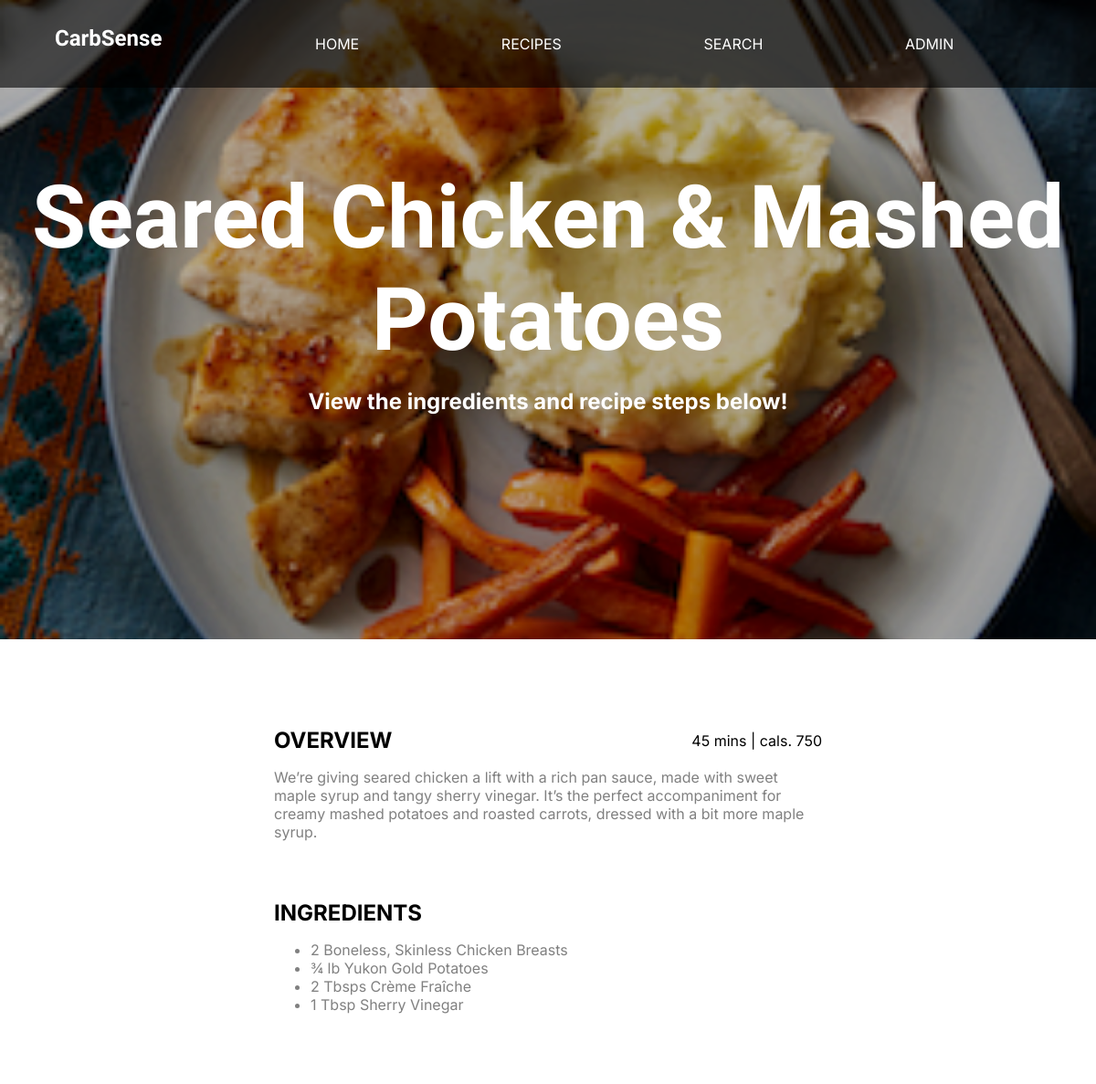
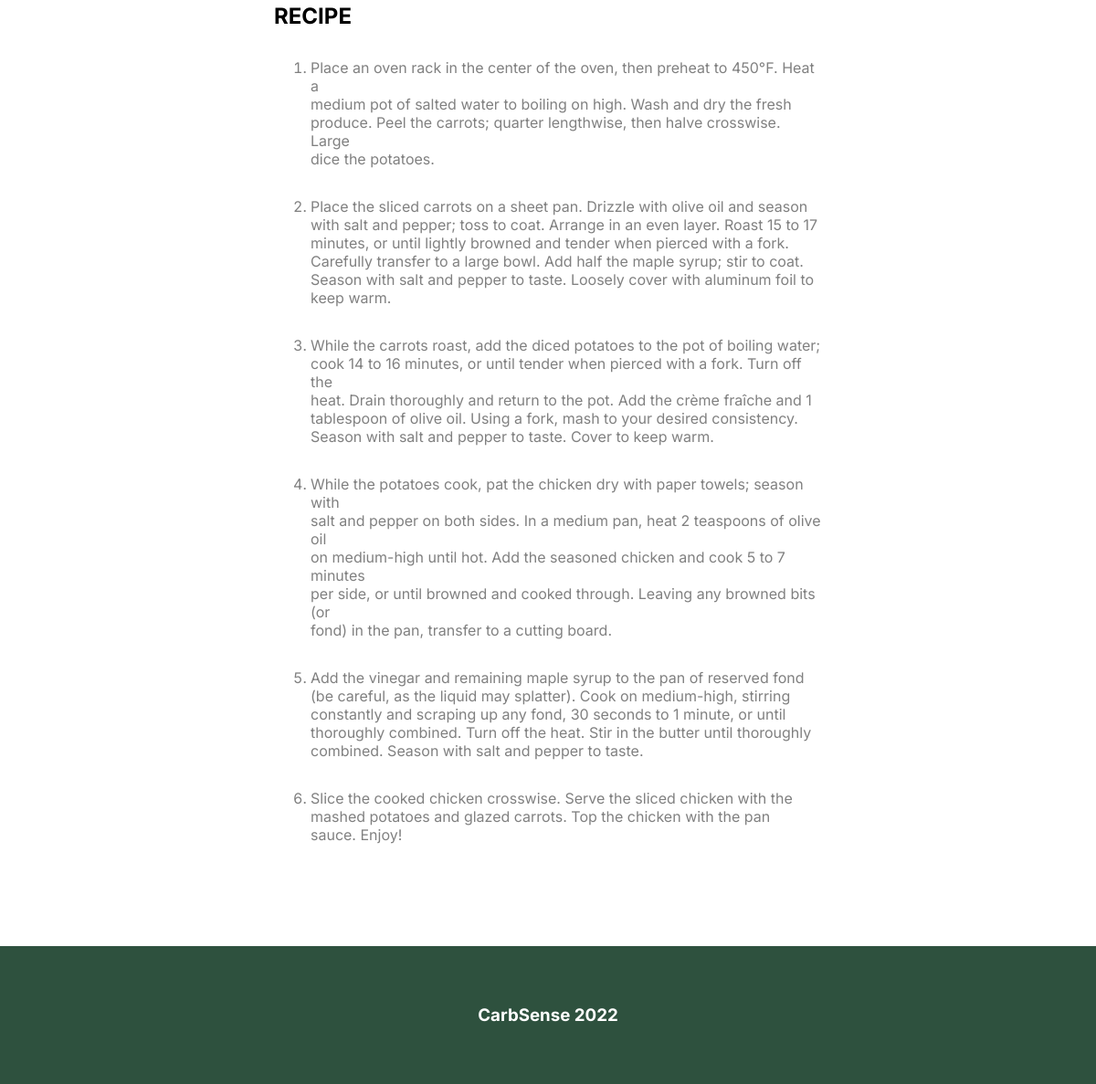
The page /details.php?id=19 on the database its author committed (2 pictures, top to bottom).
### tables this page shows
CREATE TABLE `recipes` (
  `id` int(11) NOT NULL,
  `title` varchar(255) NOT NULL,
  `cal` int(11) NOT NULL,
  `cookTime` int(11) NOT NULL,
  `overview` longtext NOT NULL,
  `imagePath` varchar(250) NOT NULL,
  `ingredients` varchar(1000) NOT NULL,
  `steps` varchar(5000) NOT NULL
);

### .env.local.php (called while the page is built)
<?php
$APP_CONFIG = [
    'environment' => 'development',
    'site_name' => 'CarbSense',
    'site_url' => 'http://localhost:8888/final',
    'database_host' => 'localhost',
    'database_user' => 'root',
    'database_pass' => 'root',
    'database_name' => 'local_idm232',
];

### _includes/helper-functions.php (called while the page is built, shortened)
<?php
function site_url()
{
    global $APP_CONFIG;
    return $APP_CONFIG['site_url'];
}

### details.php (the view, shortened to what this page needs)
<?php
include_once 'app.php';
?>
<?php
$query = "SELECT * FROM recipes WHERE id = {$_GET['id']}";
$result = mysqli_query($db_connection, $query);
if ($result->num_rows > 0) {
    $recipe = mysqli_fetch_assoc($result);
} else {
    $error_message = 'Recipe does not exist';
}
?>
<?php
$header = $recipe['title'];
$headerText = "View the ingredients and recipe steps below!";
$headerImg = "details";
include_once '_components/header.php';
?>
    </header>
    <div class="hero-img" style="background-image: url(<?php echo site_url(); ?><?php echo $recipe['imagePath']?>);"></div>
    <div class="details-container">
        <div class="overview">
            <div class="overview-line1">
                <h2 class="ingredients-headers">OVERVIEW</h2>
                <div><?php echo $recipe['cookTime']?> mins | cals. <?php echo $recipe['cal']?></div>
            </div>
            <p class="overview-para"><?php echo $recipe['overview']?></p>
        </div>
        <div class="ingredients">
            <h2 class="ingredients-headers">INGREDIENTS</h2>
            <div class="ingredient-bullet"><?php echo $recipe['ingredients']?></div>
        </div>
        <div class="recipe">
            <h2 class="ingredients-headers">RECIPE</h2>
            <div class="steps"><?php echo $recipe['steps']?></div>
        </div>
    </div>
<?php
include_once '_components/footer.php';
?>

### _components/header.php (shortened to what this page needs)
<!DOCTYPE html>
<html lang="en">
<head>
    <link rel="stylesheet" href="<?php echo site_url(); ?>/dist/styles/styles.css">
</head>
<body>
<nav class="nav-main">
        <div class="logo">
            <h2 class="logo-text">CarbSense</h2>
        </div>
        <ul class="nav-links">
            <li><a href="<?php echo site_url(); ?>/">Home</a></li>
            <li><a href="<?php echo site_url(); ?>/recipes.php">Recipes</a></li>
            <li><a href="<?php echo site_url(); ?>/admin/search/">Search</a></li>
            <li><a href="<?php echo site_url(); ?>/admin/recipes/">Admin</a></li>
        </ul>
    </nav>
    <header class="header-main <?php echo"$headerImg"; ?>">
        <h1><?php echo"$header"; ?></h1>
        <h2 class="header-blurb"><?php echo"$headerText"; ?></h2>

### rows shown on the page
recipes: title "Seared Chicken & Mashed Potatoes", imagePath (picture), cookTime "45", cal "750", overview "Weʼre giving seared chicken a lift with a rich pan sauce, made with sweet maple syrup and tangy sherry vinegar. Itʼs the perfect accompaniment for creamy mashed potatoes and roasted carrots, dressed with a bit more maple syrup.", ingredients "2 Boneless, Skinless Chicken Breasts 3⁄4 lb Yukon Gold Potatoes 2 Tbsps Crème Fraîche 1 Tbsp Sherry Vinegar", steps "Place an oven rack in the center of the oven, then preheat to 450°F. Heat a medium pot of salted water to boiling on high. Wash and dry the fresh produce. Peel the carrots; quarter lengthwise, then halve crosswise. Large dice the potatoes. Place the sliced carrots on a sheet pan. Drizzle with olive oil and season with salt and pepper; toss to coat. Arrange in an even layer. Roast 15 to 17 minutes, or until lightly browned and tender when pierced with a fork. Carefully transfer to a large bowl. Add half the maple syrup; stir to coat. Season with salt and pepper to taste. Loosely cover with aluminum foil to keep warm. While the carrots roast, add the diced potatoes to the pot of boiling…"

### other values the page prints
$headerText "View the ingredients and recipe steps below!"
